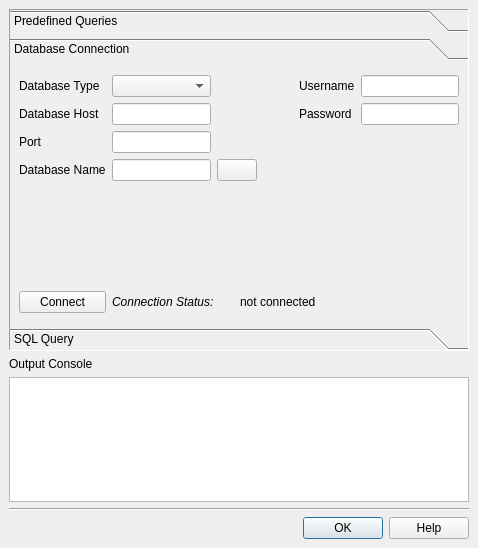
<ui version="4.0" >
 <class>eVisDatabaseConnectionGuiBase</class>
 <widget class="QDialog" name="eVisDatabaseConnectionGuiBase" >
  <property name="geometry" >
   <rect>
    <x>0</x>
    <y>0</y>
    <width>478</width>
    <height>548</height>
   </rect>
  </property>
  <property name="windowTitle" >
   <string>Database Connection</string>
  </property>
  <property name="windowIcon" >
   <iconset resource="../resources/evis.qrc" >
    <normaloff>:/evis/eVisDatabaseConnection.png</normaloff>:/evis/eVisDatabaseConnection.png</iconset>
  </property>
  <layout class="QGridLayout" >
   <property name="margin" >
    <number>9</number>
   </property>
   <property name="spacing" >
    <number>6</number>
   </property>
   <item row="0" column="1" >
    <widget class="QToolBox" name="databaseConnectionToolBox" >
     <property name="frameShape" >
      <enum>QFrame::Panel</enum>
     </property>
     <property name="frameShadow" >
      <enum>QFrame::Sunken</enum>
     </property>
     <property name="currentIndex" >
      <number>1</number>
     </property>
     <widget class="QWidget" name="PredefinedQueries" >
      <property name="geometry" >
       <rect>
        <x>0</x>
        <y>0</y>
        <width>470</width>
        <height>237</height>
       </rect>
      </property>
      <attribute name="label" >
       <string>Predefined Queries</string>
      </attribute>
      <layout class="QGridLayout" >
       <property name="margin" >
        <number>9</number>
       </property>
       <property name="spacing" >
        <number>6</number>
       </property>
       <item row="1" column="0" >
        <widget class="QPushButton" name="pbtnLoadPredefinedQueries" >
         <property name="sizePolicy" >
          <sizepolicy vsizetype="Fixed" hsizetype="Ignored" >
           <horstretch>0</horstretch>
           <verstretch>0</verstretch>
          </sizepolicy>
         </property>
         <property name="toolTip" >
          <string>Load predefined queries</string>
         </property>
         <property name="whatsThis" >
          <string>Loads an XML file with predefined queries. Use the Open File window to locate the XML file that contains one or more predefined queries using the format described in the user guide.</string>
         </property>
         <property name="text" >
          <string/>
         </property>
         <property name="icon" >
          <iconset>
           <normaloff>../../../images/themes/default/mActionFolder.png</normaloff>../../../images/themes/default/mActionFolder.png</iconset>
         </property>
        </widget>
       </item>
       <item row="1" column="1" >
        <widget class="QLabel" name="lblPredefinedQueryFilename" >
         <property name="sizePolicy" >
          <sizepolicy vsizetype="Preferred" hsizetype="Maximum" >
           <horstretch>0</horstretch>
           <verstretch>0</verstretch>
          </sizepolicy>
         </property>
         <property name="text" >
          <string/>
         </property>
        </widget>
       </item>
       <item row="3" column="0" colspan="2" >
        <widget class="QTextEdit" name="teditQueryDescription" >
         <property name="toolTip" >
          <string/>
         </property>
         <property name="whatsThis" >
          <string>The description of the selected query.</string>
         </property>
        </widget>
       </item>
       <item row="2" column="0" colspan="2" >
        <widget class="QComboBox" name="cboxPredefinedQueryList" >
         <property name="toolTip" >
          <string/>
         </property>
         <property name="whatsThis" >
          <string>Select the predefined query you want to use from the drop-down list containing queries identified from the file loaded using the Open File icon above. To run the query you need to click on the SQL Query tab. The query will be automatically entered in the query window.</string>
         </property>
        </widget>
       </item>
       <item row="0" column="0" >
        <spacer>
         <property name="orientation" >
          <enum>Qt::Horizontal</enum>
         </property>
         <property name="sizeType" >
          <enum>QSizePolicy::Fixed</enum>
         </property>
         <property name="sizeHint" stdset="0" >
          <size>
           <width>45</width>
           <height>0</height>
          </size>
         </property>
        </spacer>
       </item>
       <item row="0" column="1" >
        <spacer>
         <property name="orientation" >
          <enum>Qt::Horizontal</enum>
         </property>
         <property name="sizeHint" stdset="0" >
          <size>
           <width>401</width>
           <height>0</height>
          </size>
         </property>
        </spacer>
       </item>
      </layout>
     </widget>
     <widget class="QWidget" name="databaseConnection" >
      <property name="geometry" >
       <rect>
        <x>0</x>
        <y>0</y>
        <width>446</width>
        <height>237</height>
       </rect>
      </property>
      <attribute name="label" >
       <string>Database Connection</string>
      </attribute>
      <layout class="QGridLayout" >
       <property name="margin" >
        <number>9</number>
       </property>
       <property name="spacing" >
        <number>6</number>
       </property>
       <item row="5" column="3" colspan="4" >
        <widget class="QLabel" name="lblConnectionStatus" >
         <property name="text" >
          <string>not connected</string>
         </property>
         <property name="textFormat" >
          <enum>Qt::AutoText</enum>
         </property>
        </widget>
       </item>
       <item row="5" column="1" colspan="2" >
        <widget class="QLabel" name="label_7" >
         <property name="text" >
          <string>&lt;html>&lt;head>&lt;meta name="qrichtext" content="1" />&lt;style type="text/css">
p, li { white-space: pre-wrap; }
&lt;/style>&lt;/head>&lt;body style=" font-family:'Sans Serif'; font-size:9pt; font-weight:400; font-style:normal; text-decoration:none;">
&lt;p style=" margin-top:0px; margin-bottom:0px; margin-left:0px; margin-right:0px; -qt-block-indent:0; text-indent:0px;">&lt;span style=" font-style:italic;">Connection Status: &lt;/span>&lt;/p>&lt;/body>&lt;/html></string>
         </property>
        </widget>
       </item>
       <item row="1" column="0" >
        <widget class="QLabel" name="lblDatabaseHost" >
         <property name="text" >
          <string>Database Host</string>
         </property>
        </widget>
       </item>
       <item row="1" column="1" >
        <widget class="QLineEdit" name="leDatabaseHost" >
         <property name="whatsThis" >
          <string>Enter the database host. If the database resides on your desktop you should enter ¨localhost¨. If you selected ¨MSAccess¨ as the database type this option will not be available. </string>
         </property>
        </widget>
       </item>
       <item row="1" column="6" >
        <widget class="QLineEdit" name="leDatabasePassword" >
         <property name="toolTip" >
          <string/>
         </property>
         <property name="whatsThis" >
          <string>Password to access the database.</string>
         </property>
         <property name="echoMode" >
          <enum>QLineEdit::Password</enum>
         </property>
        </widget>
       </item>
       <item row="3" column="1" >
        <widget class="QLineEdit" name="leDatabaseName" >
         <property name="whatsThis" >
          <string>Enter the name of the database.</string>
         </property>
        </widget>
       </item>
       <item row="4" column="0" >
        <spacer>
         <property name="orientation" >
          <enum>Qt::Vertical</enum>
         </property>
         <property name="sizeHint" stdset="0" >
          <size>
           <width>20</width>
           <height>51</height>
          </size>
         </property>
        </spacer>
       </item>
       <item row="0" column="5" >
        <widget class="QLabel" name="lblDatabaseUsername" >
         <property name="text" >
          <string>Username</string>
         </property>
        </widget>
       </item>
       <item row="2" column="1" >
        <widget class="QLineEdit" name="leDatabasePort" >
         <property name="whatsThis" >
          <string>Enter the port through which the database must be accessed if a MYSQL database is used.</string>
         </property>
        </widget>
       </item>
       <item row="5" column="0" >
        <widget class="QPushButton" name="pbtnConnect" >
         <property name="toolTip" >
          <string/>
         </property>
         <property name="whatsThis" >
          <string>Connect to the database using the parameters selected above. If the connection was successful a message will be displayed in the Output Console below saying the connection was established. </string>
         </property>
         <property name="text" >
          <string>Connect</string>
         </property>
        </widget>
       </item>
       <item row="0" column="6" >
        <widget class="QLineEdit" name="leDatabaseUsername" >
         <property name="toolTip" >
          <string/>
         </property>
         <property name="whatsThis" >
          <string>User name to access the database.</string>
         </property>
        </widget>
       </item>
       <item row="0" column="1" >
        <widget class="QComboBox" name="cboxDatabaseType" >
         <property name="whatsThis" >
          <string>Select the type of database from the list of supported databases in the drop-down menu.</string>
         </property>
        </widget>
       </item>
       <item row="0" column="4" >
        <spacer>
         <property name="orientation" >
          <enum>Qt::Horizontal</enum>
         </property>
         <property name="sizeHint" stdset="0" >
          <size>
           <width>40</width>
           <height>20</height>
          </size>
         </property>
        </spacer>
       </item>
       <item row="3" column="0" >
        <widget class="QLabel" name="lblDatabaseName" >
         <property name="text" >
          <string>Database Name</string>
         </property>
        </widget>
       </item>
       <item row="1" column="5" >
        <widget class="QLabel" name="lblDatabasePassword" >
         <property name="text" >
          <string>Password</string>
         </property>
        </widget>
       </item>
       <item row="0" column="0" >
        <widget class="QLabel" name="label_8" >
         <property name="text" >
          <string>Database Type</string>
         </property>
        </widget>
       </item>
       <item row="2" column="0" >
        <widget class="QLabel" name="lblDatabasePort" >
         <property name="text" >
          <string>Port</string>
         </property>
        </widget>
       </item>
       <item row="0" column="2" colspan="2" >
        <spacer>
         <property name="orientation" >
          <enum>Qt::Horizontal</enum>
         </property>
         <property name="sizeHint" stdset="0" >
          <size>
           <width>40</width>
           <height>20</height>
          </size>
         </property>
        </spacer>
       </item>
       <item row="3" column="2" colspan="2" >
        <widget class="QPushButton" name="pbtnOpenFile" >
         <property name="text" >
          <string/>
         </property>
         <property name="icon" >
          <iconset>
           <normaloff>../../../images/themes/default/mActionFolder.png</normaloff>../../../images/themes/default/mActionFolder.png</iconset>
         </property>
        </widget>
       </item>
      </layout>
     </widget>
     <widget class="QWidget" name="sqlQuery" >
      <property name="geometry" >
       <rect>
        <x>0</x>
        <y>0</y>
        <width>470</width>
        <height>237</height>
       </rect>
      </property>
      <attribute name="label" >
       <string>SQL Query</string>
      </attribute>
      <layout class="QGridLayout" >
       <property name="margin" >
        <number>9</number>
       </property>
       <property name="spacing" >
        <number>6</number>
       </property>
       <item row="1" column="1" >
        <spacer>
         <property name="orientation" >
          <enum>Qt::Horizontal</enum>
         </property>
         <property name="sizeHint" stdset="0" >
          <size>
           <width>341</width>
           <height>20</height>
          </size>
         </property>
        </spacer>
       </item>
       <item row="1" column="0" >
        <widget class="QPushButton" name="pbtnRunQuery" >
         <property name="whatsThis" >
          <string>Run the query entered above. The status of the query will be displayed in the Output Console below.</string>
         </property>
         <property name="text" >
          <string>Run Query</string>
         </property>
        </widget>
       </item>
       <item row="0" column="0" colspan="2" >
        <widget class="QTextEdit" name="teditSqlStatement" >
         <property name="toolTip" >
          <string/>
         </property>
         <property name="whatsThis" >
          <string>Enter the query you want to run in this window.</string>
         </property>
        </widget>
       </item>
      </layout>
     </widget>
    </widget>
   </item>
   <item row="4" column="1" >
    <widget class="QDialogButtonBox" name="buttonBox" >
     <property name="orientation" >
      <enum>Qt::Horizontal</enum>
     </property>
     <property name="standardButtons" >
      <set>QDialogButtonBox::Help|QDialogButtonBox::Ok</set>
     </property>
    </widget>
   </item>
   <item rowspan="2" row="3" column="2" >
    <spacer>
     <property name="orientation" >
      <enum>Qt::Vertical</enum>
     </property>
     <property name="sizeHint" stdset="0" >
      <size>
       <width>0</width>
       <height>53</height>
      </size>
     </property>
    </spacer>
   </item>
   <item row="3" column="1" >
    <widget class="Line" name="line" >
     <property name="orientation" >
      <enum>Qt::Horizontal</enum>
     </property>
    </widget>
   </item>
   <item row="2" column="1" >
    <widget class="QTextEdit" name="teditConsole" >
     <property name="sizePolicy" >
      <sizepolicy vsizetype="Ignored" hsizetype="Expanding" >
       <horstretch>0</horstretch>
       <verstretch>0</verstretch>
      </sizepolicy>
     </property>
     <property name="whatsThis" >
      <string>A window for status messages to be displayed.</string>
     </property>
    </widget>
   </item>
   <item row="2" column="2" >
    <spacer>
     <property name="orientation" >
      <enum>Qt::Vertical</enum>
     </property>
     <property name="sizeType" >
      <enum>QSizePolicy::Fixed</enum>
     </property>
     <property name="sizeHint" stdset="0" >
      <size>
       <width>0</width>
       <height>125</height>
      </size>
     </property>
    </spacer>
   </item>
   <item row="1" column="1" >
    <widget class="QLabel" name="label" >
     <property name="text" >
      <string>Output Console</string>
     </property>
    </widget>
   </item>
   <item row="0" column="2" >
    <spacer>
     <property name="orientation" >
      <enum>Qt::Vertical</enum>
     </property>
     <property name="sizeType" >
      <enum>QSizePolicy::Maximum</enum>
     </property>
     <property name="sizeHint" stdset="0" >
      <size>
       <width>0</width>
       <height>314</height>
      </size>
     </property>
    </spacer>
   </item>
   <item rowspan="5" row="0" column="0" >
    <spacer>
     <property name="orientation" >
      <enum>Qt::Vertical</enum>
     </property>
     <property name="sizeHint" stdset="0" >
      <size>
       <width>0</width>
       <height>530</height>
      </size>
     </property>
    </spacer>
   </item>
  </layout>
 </widget>
 <layoutdefault spacing="6" margin="11" />
 <tabstops>
  <tabstop>teditConsole</tabstop>
  <tabstop>cboxDatabaseType</tabstop>
  <tabstop>leDatabaseHost</tabstop>
  <tabstop>leDatabasePort</tabstop>
  <tabstop>leDatabaseName</tabstop>
  <tabstop>leDatabaseUsername</tabstop>
  <tabstop>leDatabasePassword</tabstop>
  <tabstop>pbtnConnect</tabstop>
  <tabstop>teditSqlStatement</tabstop>
  <tabstop>pbtnRunQuery</tabstop>
  <tabstop>buttonBox</tabstop>
 </tabstops>
 <resources>
  <include location="../resources/evis.qrc" />
 </resources>
 <connections/>
</ui>
